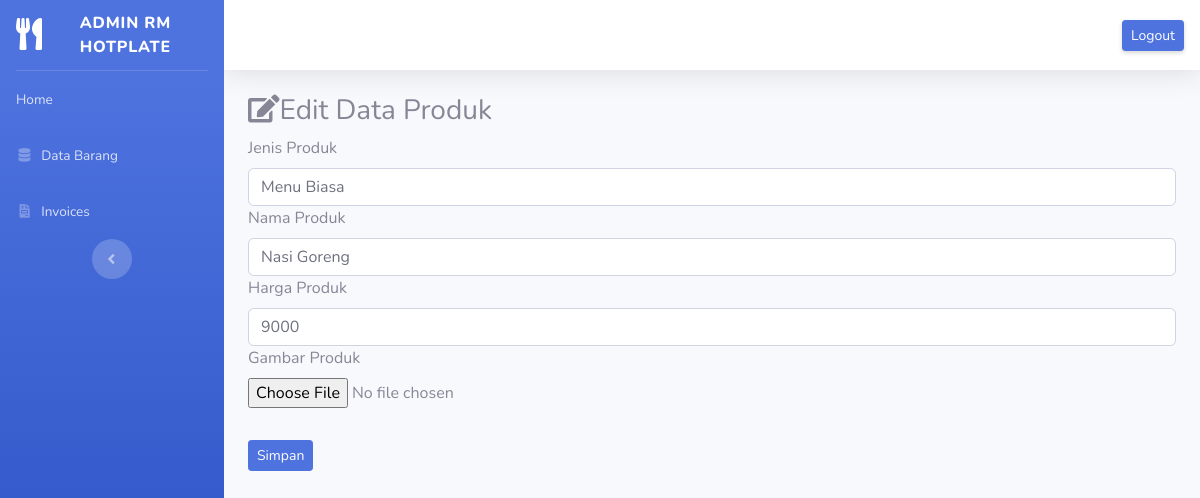
/admin/data_barang/edit/1, run on the app's committed database.
### tables this page shows
CREATE TABLE `tbl_produk` (
  `idProduk` int(50) NOT NULL,
  `jenis` varchar(225) NOT NULL,
  `namaProduk` varchar(150) NOT NULL,
  `hargaProduk` int(10) NOT NULL,
  `gambarProduk` varchar(128) NOT NULL
);

### application/controllers/admin/data_barang.php (called while the page is built, shortened)
<?php
class Data_barang extends CI_Controller
{
    public function edit($id)
    {
        $where = array('idProduk' => $id);
        $data['menub'] = $this->m_menub->edit_barang($where, 'tbl_produk')->result();
        $this->load->view('templates_admin/header',);
        $this->load->view('templates_admin/side_bar',);
        $this->load->view('templates_admin/top_bar',);
        $this->load->view('admin/edit_barang', $data);
        $this->load->view('templates_admin/footer');
    }
}

### index.php (called while the page is built, shortened)
<?php
require_once BASEPATH.'core/CodeIgniter.php';

### application/models/produk/m_menub.php (called while the page is built, shortened)
<?php
class M_menub extends CI_Model
{
    public function edit_barang($where, $table)
    {
        return $this->db->get_where($table, $where);
    }
}

### application/views/admin/edit_barang.php (the view, shortened to what this page needs)
<div class="container-fluid">
    <h3><i class="fas fa-edit"></i>Edit Data Produk</h3>
    <?php foreach ($menub as $mn) : ?>
        <form method="post" action="<?php echo base_url() . 'admin/data_barang/update' ?>">
            <div class="for-group">
                <label>Jenis Produk</label>
                <input type="text" name="jenis" class="form-control" value="<?php echo $mn->jenis ?>">
            </div>
            <div class="for-group">
                <label>Nama Produk</label>
                <input type="text" name="namaProduk" class="form-control" value="<?php echo $mn->namaProduk ?>">
            </div>
            <div class="for-group">
                <label>Harga Produk</label>
                <input type="text" name="hargaProduk" class="form-control" value="<?php echo $mn->hargaProduk ?>">
            </div>
            <div class="form-group">
                <label>Gambar Produk</label>
                <br>
                <input type="file" name="gambarProduk" value="<?php echo $mn->gambarProduk ?>">
            </div>
            <button type="submit" class="btn btn-primary btn-sm mt-3">Simpan</button>
        </form>
    <?php endforeach; ?>
</div>

### data on the page
tbl_produk: jenis "Menu Biasa", namaProduk "Nasi Goreng", hargaProduk "9000"
